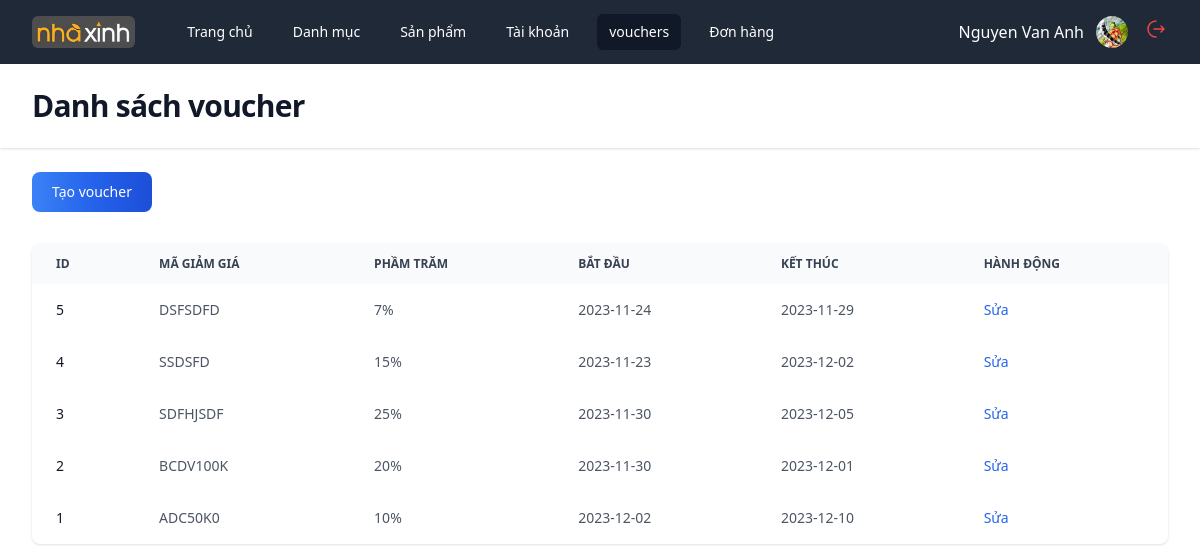
Page /admin?act=vouchers (signed in) on the committed database.
### tables this page shows
CREATE TABLE `vouchers` (
  `id` int(10) NOT NULL,
  `code` varchar(200) NOT NULL,
  `discount` int(11) NOT NULL,
  `unit` tinyint(1) NOT NULL DEFAULT 0,
  `start` date NOT NULL,
  `end` date NOT NULL,
  `is_deleted` tinyint(1) NOT NULL DEFAULT 0
);

### core.php (called while the page is built, shortened)
<?php
function viewAdmin($view, $values = [])
{
    return include("../views/admin/$view.php");
}
class Req
{
    public function __construct(
        Categories $categoriesService,
        Products $productsService,
        Users $usersService,
        Vouchers $vouchersService,
        CartsDetail $cartsService,
        Bills $billsService,
        ProductsBill $productsBillService,
        ProductDetail $productsDetailService,
        Images $imagesService,
        Reviews $reviewsService,
    ) {
        $this->vouchersService = $vouchersService;
    }
}

### controllers/admin/VouchersController.php (called while the page is built, shortened)
<?php
function controller_vouchers(Req $req)
{
    $vouchers = $req->vouchersService->findAll();
    return viewAdmin('vouchers', ['vouchers' => $vouchers]);
}

### admin/index.php (called while the page is built, shortened)
<?php
function bootstrap()
{
    include("./routes.php");
    include("../database/service.php");
    include("../models/categories.php");
    include("../models/products.php");
    include("../models/users.php");
    include("../models/vouchers.php");
    include("../models/cartsDetail.php");
    include("../models/bills.php");
    include("../models/productsBill.php");
    include("../models/productsDetail.php");
    include("../models/images.php");
    include("../models/reviews.php");
    $role = $_SESSION["user"]["role"];
    $req = new Req(
        $categories,
        $products,
        $users,
        $vouchers,
        $cartsDetail,
        $bills,
        $productsBill,
        $productsDetail,
        $images,
        $reviews,
    );
    if (!isset($_GET['act'])) $act = check_path('');
    else $act = check_path($_GET['act']);
    foreach ($routes as $route) {
        if ($act == $route['path'] && $role >= 1 && $role <= 2) {
            return $route['view']($req);
        }
    }
}
bootstrap();

### database/service.php (called while the page is built, shortened)
<?php
include("database.php");
class ServicePdo
{
    protected $pdo;
    protected $dbName;
    public function __construct($nameDB)
    {
        $this->dbName = $nameDB;
        $this->pdo = connect();
    }
    public function findAll()
    {
        try {
            $dbName = $this->dbName;
            $sql = "SELECT * FROM $dbName ORDER BY ID DESC";
            return $this->pdo->query($sql)->fetchAll();
        } catch (\Throwable $th) {
            return $th;
        }
    }
}

### database/database.php (called while the page is built)
<?php
function connect()
{
    try {
        $connect =  new PDO("mysql:host=localhost; dbname=project", "root", "");
        $connect->setAttribute(PDO::ATTR_ERRMODE, PDO::ERRMODE_EXCEPTION);
        return $connect;
    } catch (PDOException $e) {
        echo $e->getMessage();
        throw $e;
    }
}

### views/admin/vouchers.php (the view, shortened to what this page needs)
<!DOCTYPE html>
<html lang="en">
<head>
    <script src="https://cdn.tailwindcss.com"></script>
</head>
<body>
    <div class="min-h-full">
        <?php include('partials/header.php') ?>
        <header class="bg-white shadow">
            <div class="mx-auto max-w-7xl px-4 py-6 sm:px-6 lg:px-8">
                <h1 class="text-3xl font-bold tracking-tight text-gray-900">Danh sách voucher</h1>
            </div>
        </header>
        <main>
            <div class="mx-auto max-w-7xl py-6 sm:px-6 lg:px-8">
                <div class="flex mb-4">
                    <a href="/admin?act=add-voucher" class="text-white bg-gradient-to-r from-blue-500 via-blue-600 to-blue-700 hover:bg-gradient-to-br focus:ring-4 focus:outline-none focus:ring-blue-300 font-medium rounded-lg text-sm px-5 py-2.5 text-center me-2 mb-2">Tạo voucher</a>
                </div>
                <div class="flex mt-6 gap-10">
                    <div class="flex-1 rounded-lg shadow">
                        <div class="relative overflow-x-auto sm:rounded-lg max-h-[400px]">
                            <table class="w-full text-sm text-left rtl:text-right text-gray-600">
                                <thead class="sticky top-0 text-xs text-gray-700 uppercase bg-gray-50">
                                    <tr>
                                        <th scope="col" class="px-6 py-3">
                                            Id
                                        </th>
                                        <th scope="col" class="px-6 py-3">
                                            Mã giảm giá
                                        </th>
                                        <th scope="col" class="px-6 py-3">
                                            Phầm trăm
                                        </th>
                                        <th scope="col" class="px-6 py-3">
                                            Bắt đầu
                                        </th>
                                        <th scope="col" class="px-6 py-3">
                                            Kết thúc
                                        </th>
                                        <th scope="col" class="px-6 py-3">
                                            Hành động
                                        </th>
                                    </tr>
                                </thead>
                                <tbody>
                                    <?php
                                    foreach ($vouchers as $voucher) {
                                        extract($voucher);
                                    ?>
                                        <tr>
                                            <th scope="row" class="px-6 py-4 font-medium text-gray-900 whitespace-nowrap ">
                                                <?= $id ?>
                                            </th>
                                            <td class="px-6 py-4 uppercase">
                                                <?= $code ?>
                                            </td>
                                            <td class="px-6 py-4">
                                                <?= $discount ?>%
                                            </td>
                                            <td class="px-6 py-4">
                                                <?= $start ?>
                                            </td>
                                            <td class="px-6 py-4">
                                                <?= $end ?>
                                            </td>
                                            <td class="px-6 py-4">
                                                <a href="/admin?act=edit-voucher&id=<?= $id ?>" class="font-medium text-blue-600  hover:underline">Sửa</a>
                                            </td>
                                        </tr>
                                    <?php
                                    }
                                    ?>
                                </tbody>
                            </table>
                        </div>
                    </div>
                </div>
            </div>
        </main>
    </div>
</body>
</html>

### rows in the picture
vouchers: id "5", code "DSFSDFD", discount "7", start "2023-11-24", end "2023-11-29"
vouchers: id "4", code "SSDSFD", discount "15", start "2023-11-23", end "2023-12-02"
vouchers: id "3", code "SDFHJSDF", discount "25", start "2023-11-30", end "2023-12-05"
vouchers: id "2", code "BCDV100K", discount "20", start "2023-11-30", end "2023-12-01"
vouchers: id "1", code "ADC50K0", discount "10", start "2023-12-02", end "2023-12-10"

### other values in the picture
$name "Trang chủ"
$name "Danh mục"
$name "Sản phẩm"
$name "Tài khoản"
$name "vouchers"
$name "Đơn hàng"
$_SESSION['user']['full_name'] "Nguyen Van Anh"
